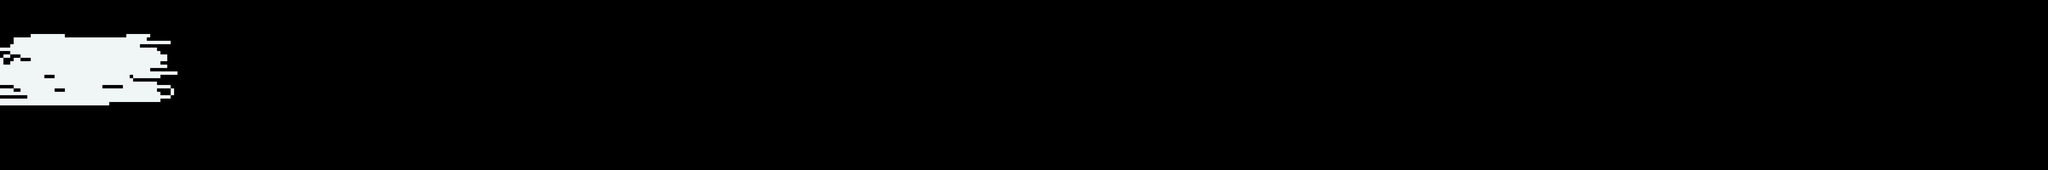

Tiled map render using the project's own tile images. Description and the map definition, with tile-layer contents summarised, below:
An orthogonal 600x50 tile map with 14x14 px tiles, 1 tile layer (collision), 2 tilesets.

<map version="1.2" tiledversion="1.2.1" orientation="orthogonal" renderorder="right-down" width="600" height="50" tilewidth="14" tileheight="14" infinite="0" nextlayerid="3" nextobjectid="1">
 <properties>
  <property name="blocked" type="bool" value="false" />
 </properties>
 <tileset firstgid="1" source="../Tilesets/Sampls_aktuell.tsx" />
 <tileset firstgid="4006" source="../Tilesets/tileset_helt.tsx" />
 <layer id="1" name="collision" width="600" height="50">
  <data>[30000 cells, 887 non-empty, 1 distinct tile ids]</data>
 </layer>
</map>
